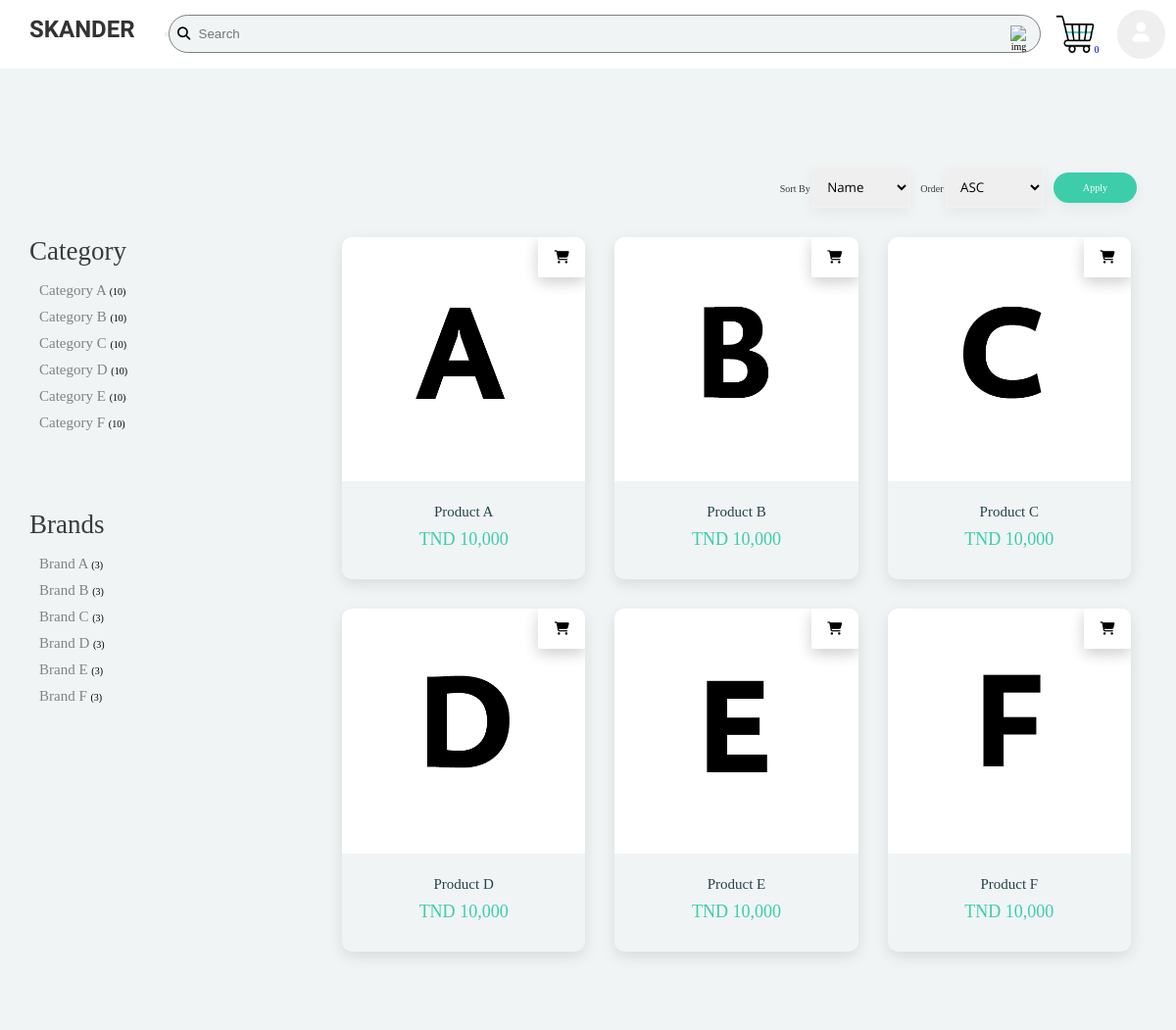
The page /home on the database its author committed.
### pet_shop/products/models.py (models this page shows, shortened)
class CategoryName(db.Model):
    __tablename__ = 'category'
    id = db.Column(db.Integer, primary_key=True)
    name = db.Column(db.String(30), unique=True, nullable=False)
    user_id = db.Column(db.Integer, db.ForeignKey('users.id'), nullable=False)
    pub_date = db.Column(db.DateTime, nullable=False, default=datetime.utcnow)

class BrandName(db.Model):
    __tablename__ = 'brand'
    id = db.Column(db.Integer, primary_key=True)
    name = db.Column(db.String(30), unique=True, nullable=False)
    user_id = db.Column(db.Integer, db.ForeignKey('users.id'), nullable=False)
    pub_date = db.Column(db.DateTime, nullable=False, default=datetime.utcnow)

class NewProduct(db.Model):
    __tablename__ = 'newproduct'
    id = db.Column(db.Integer, primary_key=True)
    name = db.Column(db.String(80), nullable=False)
    image_1 = db.Column(db.String(150), nullable=False, default='default.png')
    image_2 = db.Column(db.String(150), nullable=False, default='default.png')
    image_3 = db.Column(db.String(150), nullable=False, default='default.png')
    price = db.Column(db.Numeric(precision=8, asdecimal=False, decimal_return_scale=None), nullable=False)
    discount = db.Column(db.Integer, default=0)
    stock = db.Column(db.Integer, nullable=False)
    colors = db.Column(db.Text, nullable=False, default="gjkgkj")
    desc = db.Column(db.Text, nullable=False, default="ghjgk")
    pub_date = db.Column(db.DateTime, nullable=False, default=datetime.utcnow)
    category_id = db.Column(db.Integer, db.ForeignKey('category.id'),nullable=False)
    category = db.relationship('CategoryName',backref=db.backref('categories', lazy=True))
    brand_id = db.Column(db.Integer, db.ForeignKey('brand.id'),nullable=False)
    brand = db.relationship('BrandName',backref=db.backref('brands', lazy=True))
    user_id = db.Column(db.Integer, db.ForeignKey('users.id'), nullable=False)
    @app.template_filter()
    def numberFormat(value):
        return format(int(value), ',d')

### pet_shop/customers/routes.py (the view)
@app.route('/')
@app.route('/home', methods=["GET", "POST"])
def CustomerP():
    page = request.args.get("page", 1, type=int)
    CustomerProduct = NewProduct
    brands = BrandName.query.join(CustomerProduct, (BrandName.id == CustomerProduct.brand_id)).all()
    categories = CategoryName.query.join(CustomerProduct, (CategoryName.id == CustomerProduct.category_id)).all()
    products = CustomerProduct.query.filter(CustomerProduct.stock > 0).paginate(page=page, per_page=6)
    return render_template("CustomerP/CustomerProduct.html", title="Welcom", products=products, brands=brands, categories=categories)

### pet_shop/templates/CustomerP/CustomerProduct.html (shortened to what this page needs)
{% extends 'CustomerP/layouat.html' %}
  {% block shop %}
  <section class="section products">
    <div class="products-layout container">
    <div class="col-1-of-4">
      <div class="brand-categ">
        <div>
          <div class="block-title">
            <h3>Category</h3>
          </div>
          {% for category in categories %}
          <ul class="block-content">
            <li>
              <label><a href="{{url_for('Display_categories', id=category.id)}}">{{category.name}}</a>
                <small>({{category["name"]|length}})</small>
              </label>
            </li>
          </ul>
          {% endfor %}
        </div>
        <div>
          <div class="block-title">
            <h3>Brands</h3>
          </div>
          {% for brand in brands %}
          <ul class="block-content">
            <li>
              <label>
                <a href="{{url_for('Display_brands', id=brand.id)}}">{{brand.name}}</a>
                <small>(3)</small>
              </label>
            </li>
          </ul>
          {% endfor%}
        </div>
       </div>
      </div>
      <div class="col-3-of-4">
        <form>
          <div class="item">
            <label for="sort-by">Sort By</label>
            <select id="sort-by">
              <option value="title" selected="selected">Name</option>
            </select>
          </div>
          <div class="item">
            <label for="order-by">Order</label>
            <select name="order-by" id="order-by">
              <option value="ASC" selected="selected">ASC</option>
            </select>
          </div>
          <a href="">Apply</a>
        </form>
<div class="product-layout">
{% if brand %}
 {% for b in brand.items %}
  {% if b.discount > 0 %}
   {% if b.stock > 0 %}
    <div class="ruban left" data-ribbon="- {{b.discount}}%" style="">
     <div class="product">
      <div class="img-container">
       <div class="ruban left" data-ribbon="- {{b.discount}}%" style="">
        <a href="{{url_for('Product_detail', id=b.id)}}"><img src="{{url_for('static', filename='images/product_img/' + b.image_1)}}" alt="{{b.name}}" /></a>
       </div>
       <div class="addCart">
        <form action="{{url_for('AddToCarts')}}" method="post">
          <div>
            {%  set colors=b.colors.split(",") %}
            <select name="colors" style="visibility: hidden;">
              <!--
              <option value="Select Size" selected disabled>
                Select Color
              </option>
              -->
              {% for color in colors %}
              {%  set colors=color.split(":") %}
              <option value="{{colors[0]}}" style="visibility: hidden;">{{ colors[0]|capitalize }}</option>
              {% endfor %}
            </select>
          </div>
           <label for="quantity" style="visibility: hidden;"> Quantity: </label>
           <input name="quantity" type="hidden" value="1" min="1" max="{{b.stock}}"/>
          <input  type="hidden" name="product_id" value="{{b.id}}">
          <button type="submit"  class="addCart"><i class="fas fa-shopping-cart"></i></button>
        </form>
       </div>
      </div>
      <div class="bottom">
        <a href="{{url_for('Product_detail', id=b.id)}}">{{b.name}}</a>
       <div class="price">
        <span>TND {{b.price | numberFormat}} </span>
       </div>
      </div>
     </div>
    </div>
   {% endif %}
  {% else %}
  {% if b.stock > 0 %}
     <div class="product">
     <div class="img-container">
      <a href="{{url_for('Product_detail', id=b.id)}}"><img src="{{url_for('static', filename='images/product_img/' + b.image_1)}}" alt="{{b.name}}" /></a>
       <div class="addCart">
        <form action="{{url_for('AddToCarts')}}" method="post">
          <div>
            {%  set colors=b.colors.split(",") %}
            <select name="colors" style="visibility: hidden;">
              <!--
              <option value="Select Size" selected disabled>
                Select Color
              </option>
              -->
              {% for color in colors %}
              {%  set colors=color.split(":") %}
              <option value="{{colors[0]}}" style="visibility: hidden;">{{ colors[0]|capitalize }}</option>
              {% endfor %}
            </select>
          </div>
           <label for="quantity" style="visibility: hidden;"> Quantity: </label>
           <input name="quantity" type="hidden" value="1" min="1" max="{{b.stock}}"/>
          <input  type="hidden" name="product_id" value="{{b.id}}">
          <button type="submit"  class="addCart"><i class="fas fa-shopping-cart"></i></button>
        </form>
       </div>
      </div>
      <div class="bottom">
       <a href="{{url_for('Product_detail', id=b.id)}}">{{b.name}}</a>
       <div class="price">
        <span>TND {{b.price | numberFormat}} </span>
       </div>
     </div>
    </div>
   {% endif %}
   {% endif %}
 {% endfor %}
{% else %}
 {% for product in products.items %}
   {% if product.discount > 0 %}
     {% if product.stock > 0 %}
       <div class="ruban left" data-ribbon="- {{product.discount}}%" style="">
        <div class="product">
         <div class="img-container">
          <div class="ruban left" data-ribbon="- {{product.discount}}%" style="">
            <a href="{{url_for('Product_detail', id=product.id)}}"><img src="{{url_for('static', filename='images/product_img/' + product.image_1)}}" alt="{{product.name}}" /></a>
          </div>
           <div class="addCart">
            <form action="{{url_for('AddToCarts')}}" method="post">
              <div>
                {%  set colors=product.colors.split(",") %}
                <select name="colors" style="visibility: hidden;">
                  <!--
                  <option value="Select Size" selected disabled>
                    Select Color
                  </option>
                  -->
                  {% for color in colors %}
                  {%  set colors=color.split(":") %}
                  <option value="{{colors[0]}}" style="visibility: hidden;">{{ colors[0]|capitalize }}</option>
                  {% endfor %}
                </select>
              </div>
               <label for="quantity" style="visibility: hidden;"> Quantity: </label>
               <input name="quantity" type="hidden" value="1" min="1" max="{{product.stock}}"/>
              <input  type="hidden" name="product_id" value="{{product.id}}">
              <button type="submit"  class="addCart"><i class="fas fa-shopping-cart"></i></button>
            </form>
           </div>
        </div>
          <div class="bottom">
            <a href="{{url_for('Product_detail', id=product.id)}}">{{product.name}}</a>
           <div class="price">
            <span>TND {{product.price | numberFormat}} </span>
           </div>
          </div>
          </div>
        </div>
      {% endif %}
    {% else %}
      {% if product.stock > 0 %}
        <div class="product">
          <div class="img-container">
            <a href="{{url_for('Product_detail', id=product.id)}}"><img src="{{url_for('static', filename='images/product_img/' + product.image_1, product_id=product_id)}}" alt="{{product.name}}" /></a>
            <div class="addCart">
              <form action="{{url_for('AddToCarts')}}" method="post">
                <div>
                  {%  set colors=product.colors.split(",") %}
                </div>
                <button type="submit"  class="addCart"><i class="fas fa-shopping-cart"></i></button>
              </form>
            </div>
          </div>
          <div class="bottom">
            <a href="{{url_for('Product_detail', id=product.id)}}">{{product.name}}</a>
            <div class="price">
              <span>TND {{product.price | numberFormat}} </span>
            </div>
          </div>
        </div>
    {% endif %}
   {% endif %}
 {% endfor %}
{% endif %}
 </div>
 </div>
</div>
</section>
{% endblock shop %}

### pet_shop/templates/CustomerP/layouat.html (shortened to what this page needs)
<!DOCTYPE html>
<html lang="en" dir="ltr">
<head>
  <link rel="stylesheet" href="https://cdnjs.cloudflare.com/ajax/libs/font-awesome/4.7.0/css/font-awesome.min.css">
  <link rel="stylesheet" href="{{url_for('static', filename='css/Customer.css')}}" type="text/css">
  <link rel="stylesheet" href="{{url_for('static', filename='css/styles.css')}}"type="text/css">
</head>
<body>
  <header>
    <nav class="nav1">
      <a href="/" class="first-li-logo">SKANDER</a>
      <ul class="first-ul">
        <li class="first-li"><button onclick="myFunction()" class="dropbtn"><i class="fa fa-user" style="font-size:20px;"></i></button></li>
        <li id="myDropdown" class="dropdown-content">
          <li  class="first-li">
            <div class="add-cart-box">
             <a href="{{url_for('ItemCarts')}}" class="addcart-a-link"><img class="addCartimg" src="{{url_for('static', filename='images/addCart.gif')}}" height="40" width="40" alt=""><span>{{session["AddToCartx"]|length}}</span></a>
            </div>
          </li>
        <li class="first-li-search">
        <div class="wrapper">
            <button type="submit" class="search-btn"><i class="fa fa-search search-icon"></i></button>
            <input class="search" placeholder="Search" type="text">
            <img alt="img" class="clear-icon" src="{{url_for('static', filename='images/close.png')}}" />
          </div>
        </li>
      </ul>
    </nav>
  </header>
{% block shop %}
{% endblock shop %}
</body>
</html>

### pet_shop/static/css/Customer.css (style rules this page uses)
* { margin: 0; padding: 0; text-decoration: none; list-style: none; }
body { background-color: #F4F7FA; background-color: #f0f4f5; height: auto; }
header { background-color: #ffffff; width: 100%; height: 70px; }
.first-li-logo { font-family: 'Prompt', sans-serif; font-size: 24px; color: rgb(51, 51, 51); font-weight: 900; text-transform: uppercase; display: block; margin: 16px 30px; float: left; }
header .nav1 .first-ul { display: block; margin: 0 1vh; }
.first-ul .first-li { display: inline; }
header .nav1 .first-ul .first-li { display: inline-block; list-style: none; padding: 0 0px; float: right; margin: 0px 3px; }
.fa-user { margin-top: -10px; cursor: pointer; color: e9e9e9; pointer-events: none; }
.dropbtn { background-color: 70707033; color: white; padding: 16px; margin-top: 10px; font-size: 16px; border: none; cursor: pointer; border-radius: 50px; }
.dropdown-content { position: absolute; display: none; overflow: auto; z-index: 2; min-width: 130px; margin-top: 70px; background-color: #ffffff; box-shadow: 0px 8px 16px 0px rgba(0, 0, 0, 0.2); border-bottom-left-radius: 5px; border-bottom-right-radius: 5px; right: 0vh; }
.container { display: flex; flex-grow: 1; max-width: 141vh; margin: auto; border-radius: 25px; background: #f0f4f5; }
.wrapper .search-btn { display: inline-block; }
header .nav1 .first-ul .first-li-search .wrapper { position: relative; display: flex; max-width: 86%; align-items: center; text-align: center; }
.search-icon { position: absolute; top: 6px; left: 8px; width: 14px; display: inline-block; cursor: pointer; margin: 22px 5px; }
.clear-icon { position: absolute; top: 8px; right: 13px; width: 18px; cursor: pointer; margin: 18px 0; }
.search { border: 1px solid grey; border-radius: 25px; height: 33px; width: 100%; padding: 2px 23px 2px 30px; outline: 0; margin: 15px 0; background-color: #F0F4F5; }
header .nav1 .first-ul .first-li .add-cart-box .addcart-a-link { display: inline-block; padding: 0 0px; margin: 14px 12px; }
.addcart-a-link { margin: 10px 0; padding: 100px; }

### rows shown on the page
CategoryName: name "Category A", name|length "10"
CategoryName: name "Category B", name|length "10"
CategoryName: name "Category C", name|length "10"
CategoryName: name "Category D", name|length "10"
CategoryName: name "Category E", name|length "10"
CategoryName: name "Category F", name|length "10"
BrandName: name "Brand A"
BrandName: name "Brand B"
BrandName: name "Brand C"
BrandName: name "Brand D"
BrandName: name "Brand E"
BrandName: name "Brand F"
NewProduct: image_1 (picture), name "Product A", price|numberFormat "10,000"
NewProduct: image_1 (picture), name "Product B", price|numberFormat "10,000"
NewProduct: image_1 (picture), name "Product C", price|numberFormat "10,000"
NewProduct: image_1 (picture), name "Product D", price|numberFormat "10,000"
NewProduct: image_1 (picture), name "Product E", price|numberFormat "10,000"
NewProduct: image_1 (picture), name "Product F", price|numberFormat "10,000"

### other values the page prints
{{ session["AddToCartx"]|length }} "0"
